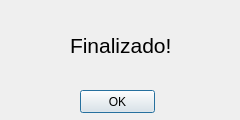
<?xml version="1.0" encoding="UTF-8"?>
<ui version="4.0">
 <class>Dialog</class>
 <widget class="QDialog" name="Dialog">
  <property name="geometry">
   <rect>
    <x>0</x>
    <y>0</y>
    <width>240</width>
    <height>120</height>
   </rect>
  </property>
  <property name="minimumSize">
   <size>
    <width>240</width>
    <height>120</height>
   </size>
  </property>
  <property name="mouseTracking">
   <bool>false</bool>
  </property>
  <property name="windowTitle">
   <string>Finalizado</string>
  </property>
  <widget class="QPushButton" name="pushButton">
   <property name="geometry">
    <rect>
     <x>80</x>
     <y>90</y>
     <width>75</width>
     <height>23</height>
    </rect>
   </property>
   <property name="text">
    <string>OK</string>
   </property>
  </widget>
  <widget class="QLabel" name="label">
   <property name="geometry">
    <rect>
     <x>70</x>
     <y>30</y>
     <width>131</width>
     <height>31</height>
    </rect>
   </property>
   <property name="font">
    <font>
     <pointsize>16</pointsize>
    </font>
   </property>
   <property name="text">
    <string>Finalizado!</string>
   </property>
  </widget>
 </widget>
 <resources/>
 <connections/>
</ui>
